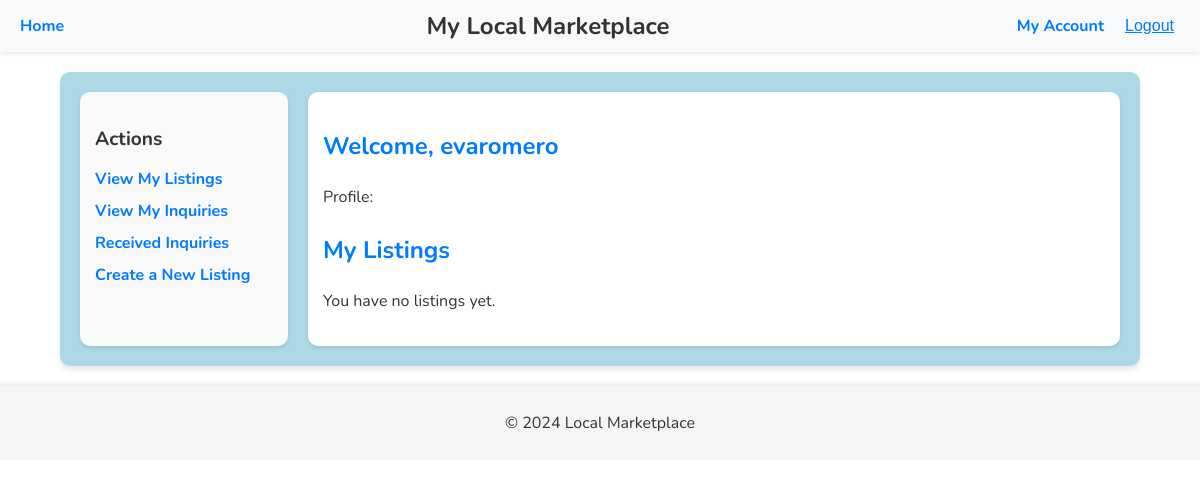
The app's page /project/my-account/ (signed in), older data.
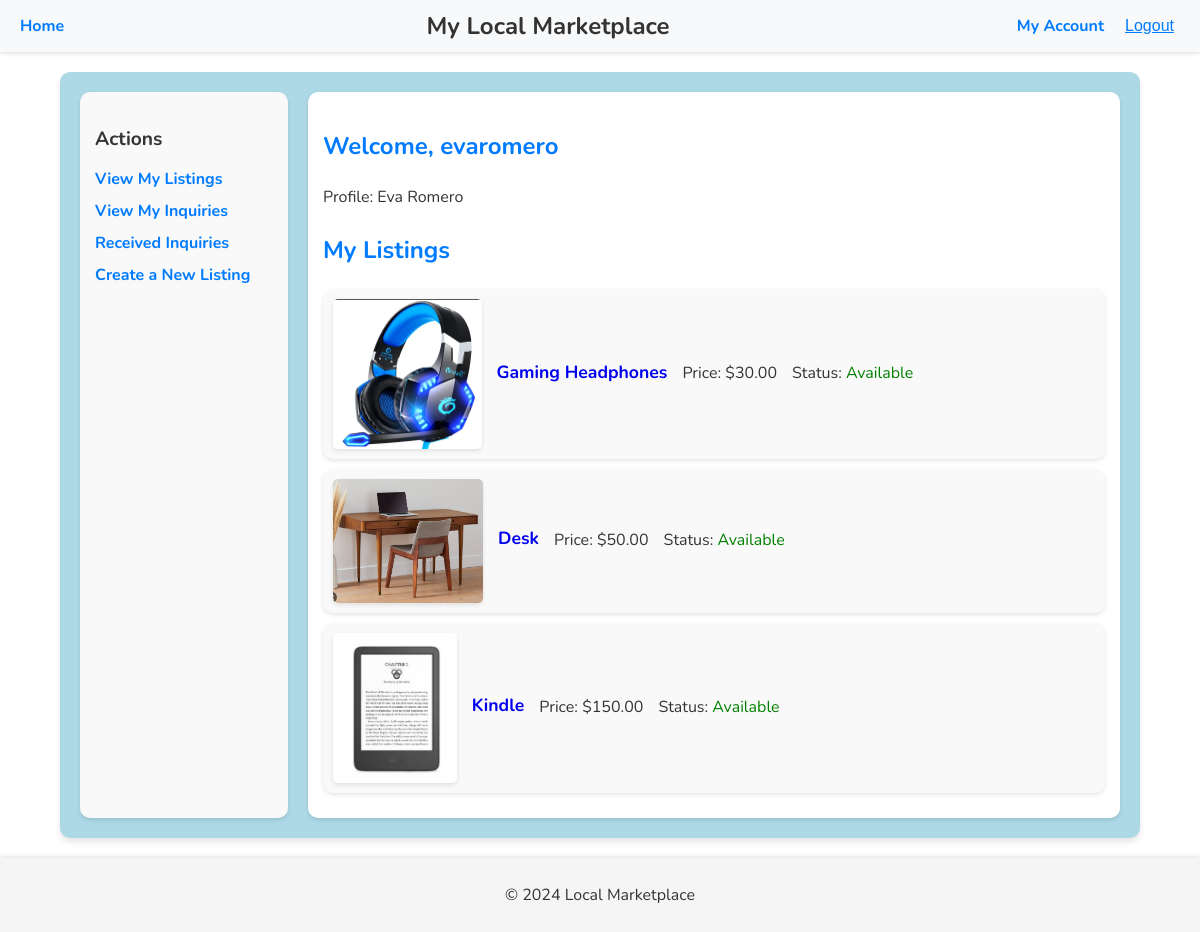
The same page, newer data.
### project/models.py (models this page shows, shortened)
class Profile(models.Model):
    user = models.ForeignKey('auth.User', on_delete=models.CASCADE)  # Django's built-in User model
    first_name = models.CharField(max_length=50)
    last_name = models.CharField(max_length=50)
    email = models.EmailField(unique=True)
    address = models.TextField()

class Listing(models.Model):
    item_name = models.CharField(max_length=100)
    description = models.TextField()
    price = models.DecimalField(max_digits=10, decimal_places=2)
    seller = models.ForeignKey(Profile, on_delete=models.CASCADE, related_name='listings')
    posted_date = models.DateTimeField(auto_now_add=True)
    category = models.ForeignKey(Category, on_delete=models.SET_NULL, null=True, blank=True)
    picture = models.ImageField(upload_to='listing_pictures/', blank=True, null=True)
    status = models.CharField(
        max_length=10,
        choices=[('available', 'Available'), ('bought', 'Bought')],
        default='available'
    )

### project/views.py (the view, shortened to what this page needs)
# urls.py: path('my-account/', MyAccountView.as_view(), name='my-account'),
class MyAccountView(LoginRequiredMixin, ListView):
    model = Listing
    template_name = 'project/my_account.html'
    context_object_name = 'listings'
    def get_queryset(self):
        current_profile = Profile.objects.filter(user=self.request.user).first()
        return Listing.objects.filter(seller=current_profile)
    def get_context_data(self, **kwargs):
        context = super().get_context_data(**kwargs)
        current_profile = Profile.objects.filter(user=self.request.user).first()
        view = self.request.GET.get('view')
        if view == 'inquiries':
            context['show_inquiries'] = True
            context['inquiries'] = Inquiry.objects.filter(buyer=current_profile)
            context['show_listings'] = False
            context['show_received_inquiries'] = False
        else:
            context['show_listings'] = True
            context['show_inquiries'] = False
            context['show_received_inquiries'] = False
        context['current_profile'] = current_profile
        context['current_user'] = self.request.user
        return context

### project/templates/project/my_account.html (shortened to what this page needs)
{% extends 'project/base.html' %}
{% block content %}
<div class="account-container">
    <div class="sidebar">
        <h3>Actions</h3>
        <ul>
            <li><a href="{% url 'my-account' %}?view=listings">View My Listings</a></li>
            <li><a href="{% url 'my-account' %}?view=inquiries">View My Inquiries</a></li>
            <li><a href="{% url 'my-account' %}?view=received-inquiries">Received Inquiries</a></li>
            <li><a href="{% url 'create_listing' %}">Create a New Listing</a></li>
        </ul>
    </div>
    <div class="main-content">
        <h2>Welcome, {{ current_user.username }}</h2>
        <p>Profile: {{ current_profile.first_name }} {{ current_profile.last_name }}</p>
        {% if show_inquiries %}
    <h2>My Sent Inquiries</h2>
    <ul>
        {% for inquiry in inquiries %}
            <li>
                <strong>Listing:</strong>
                <a href="{% url 'listing_detail' inquiry.listing.id %}">{{ inquiry.listing.item_name }}</a><br>
                <strong>Message:</strong> {{ inquiry.message }}<br>
                <strong>Sent Date:</strong> {{ inquiry.sent_date }}<br>
                <strong>Status:</strong>
                <span class="
                    {% if inquiry.status == 'pending' %}status-pending{% endif %}
                    {% if inquiry.status == 'accepted' %}status-accepted{% endif %}
                    {% if inquiry.status == 'rejected' %}status-rejected{% endif %}
                ">
                    {{ inquiry.get_status_display }}
                </span>
            </li>
        {% empty %}
            <p>You have not sent any inquiries yet.</p>
        {% endfor %}
        </ul>
            {% elif show_listings %}
            <h2>My Listings</h2>
            <ul>
                {% for listing in listings %}
                    <li>
                        {% if listing.picture %}
                            <img src="{{ listing.picture.url }}" alt="{{ listing.item_name }}" style="max-width: 150px; max-height: 150px;">
                        {% endif %}
                        <div class="listing-title">
                            <a href="{% url 'listing_detail' listing.id %}">{{ listing.item_name }}</a>
                        </div>
                        <p>Price: ${{ listing.price }}</p>
                        <p>Status:
                            {% if listing.status == 'available' %}
                                <span style="color: green;">Available</span>
                            {% else %}
                                <span style="color: red;">Bought</span>
                            {% endif %}
                        </p>
                    </li>
                {% empty %}
                    <p>You have no listings yet.</p>
                {% endfor %}
            </ul>
        {% endif %}
    </div>
</div>
{% endblock %}

Row changes from the older to the newer data that the page shows:
added Profile: first_name "Eva", last_name "Romero"
added Listing: picture (picture), item_name "Gaming Headphones", price "30.00", status "Available"
added Listing: picture (picture), item_name "Desk", price "50.00", status "Available"
added Listing: picture (picture), item_name "Kindle", price "150.00", status "Available"
Text that changed along with them:
text no longer shown: "You have no listings yet."
